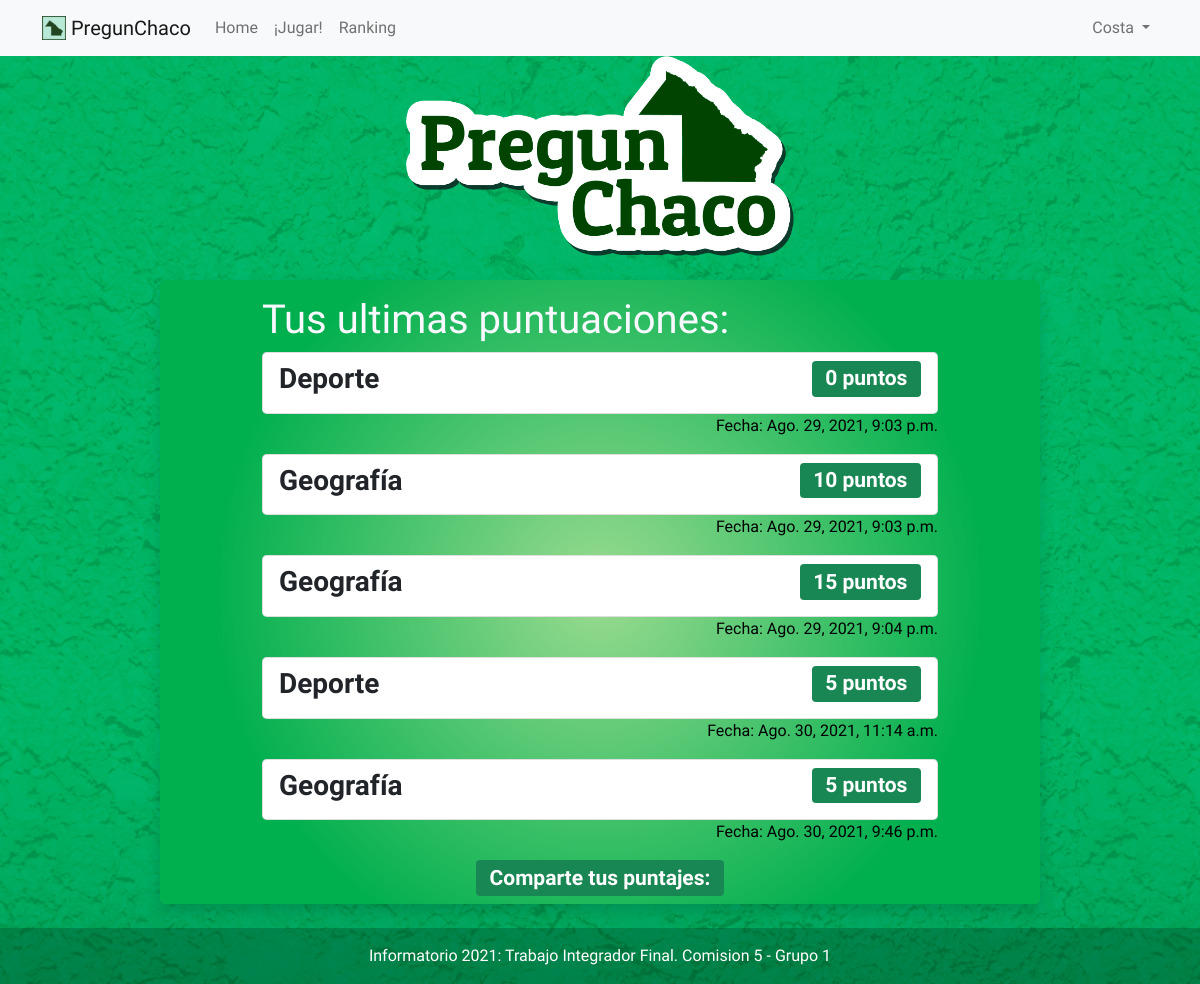
The app's page /puntaje (signed in), older data.
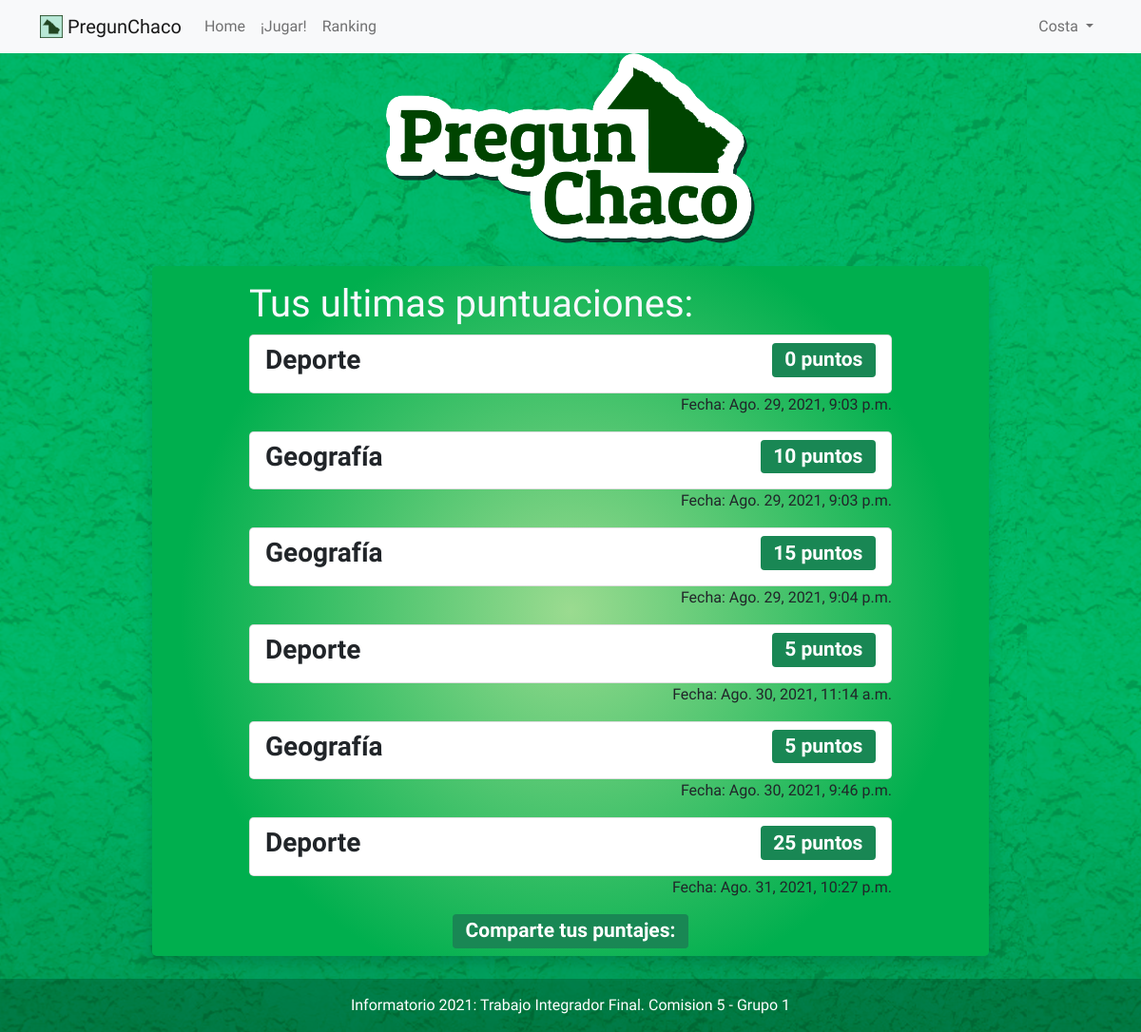
The same page, newer data.
### apps/resultado/models.py (models this page shows, shortened)
class Puntaje(models.Model):
    categoria = models.CharField(max_length=20)
    user = models.ForeignKey(User, on_delete=models.CASCADE)
    puntaje = models.IntegerField()
    update = models.DateTimeField(auto_now_add=True)

### apps/resultado/views.py (the view)
# urls.py: path('puntaje',view_puntaje, name="puntaje"),
@login_required(login_url='/login')
def view_puntaje(request):
    user = request.user
    puntaje = Puntaje.objects.filter(user=user)
    context ={
        'puntaje' :puntaje,
    }
    return render(request,'puntajes/puntaje.html', context)

### templates/puntajes/puntaje.html (shortened to what this page needs)
{% extends 'base.html' %} {% block content%}
<div class="container mt-3" style="width: 700px;">
    <h1 style="color:ghostwhite">
        Tus ultimas puntuaciones:
    </h1>
    <ul class="list-group">
        {% for p in puntaje%}
        <li class="list-group-item
                           d-flex
                           justify-content-between
                           align-items-center
                           rounded-3">
            <h3><strong>{{p.categoria}}</strong></h3>
            <h3><span class="badge bg-success">
                {{p.puntaje}} puntos
            </span></h3>
        </li>
        <p style="text-align: end">Fecha: {{p.update}}</p>
        {% endfor %}
    </ul>
</div>
<head>
</head>
<h3><span class="badge bg-success">
    Comparte tus puntajes:
</span></h3>
<body>
</body>
</html>
{%endblock%}

Row changes from the older to the newer data that the page shows:
added Puntaje: categoria "Deporte", puntaje "25", update "Ago. 31, 2021, 10:27 p.m."
